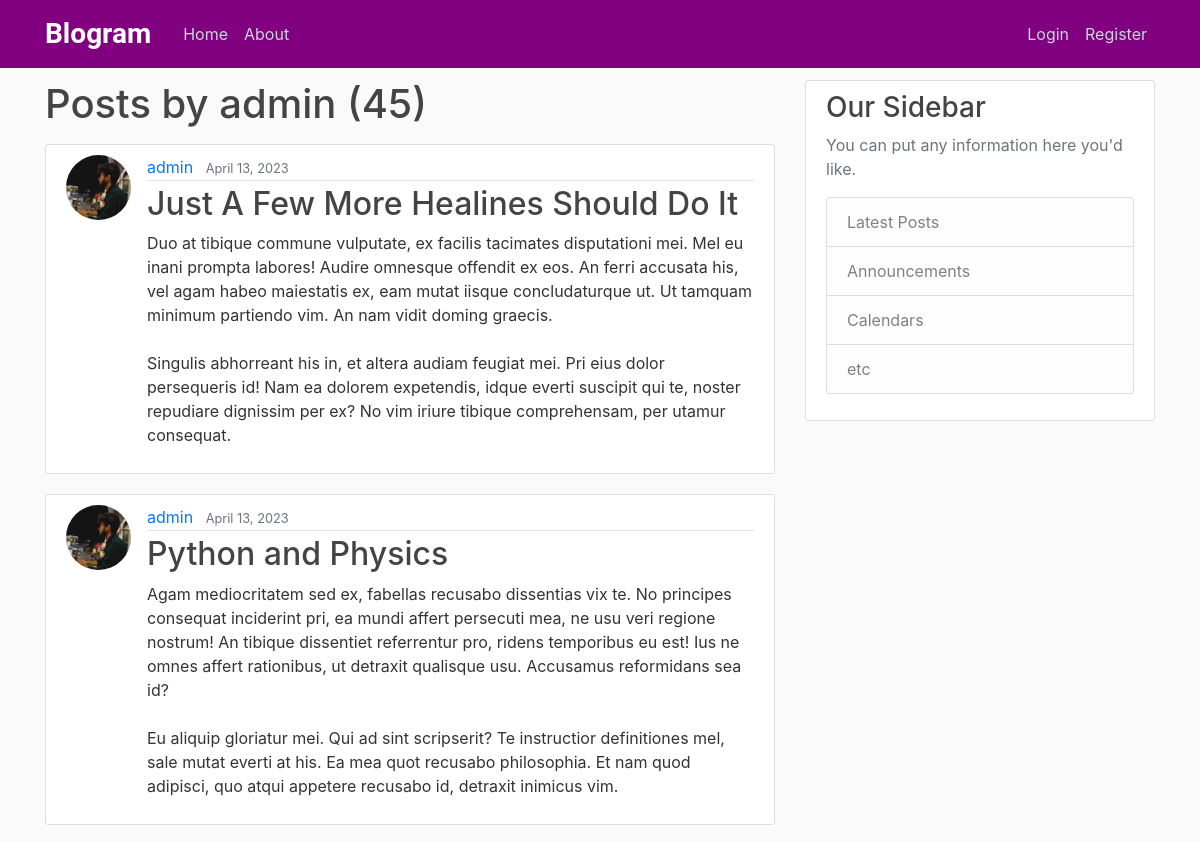
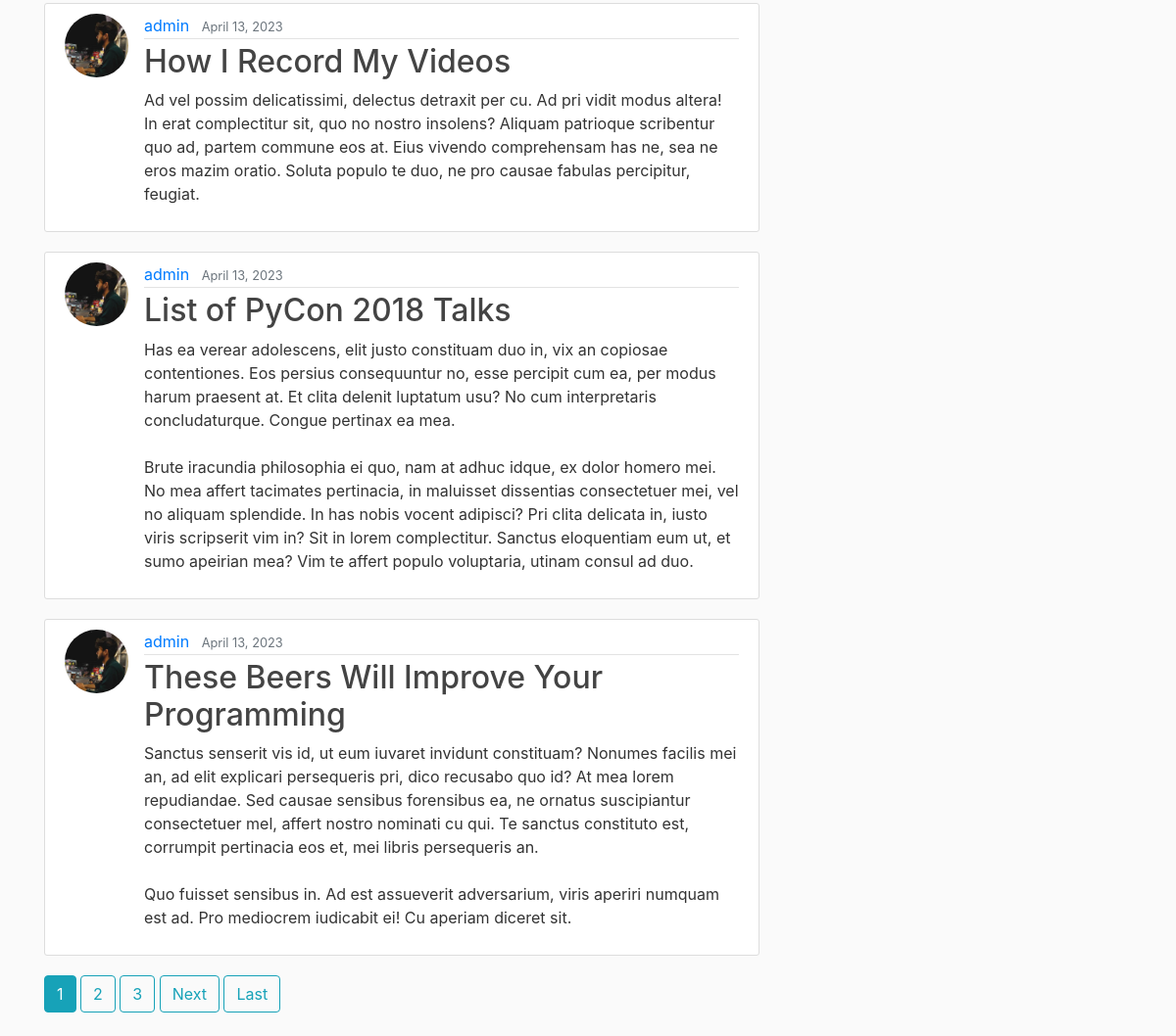
Screenshot of /user/admin with the database file from the repository (2 pictures, top to bottom).
### blog/models.py (models this page shows, shortened)
class Post(models.Model):
    title = models.CharField(max_length=100)
    content = models.TextField()
    date_posted = models.DateTimeField(default=timezone.now)
    author = models.ForeignKey(User, on_delete=models.CASCADE, db_constraint=False)

### users/models.py (models this page shows, shortened)
class Profile(models.Model):
    user = models.OneToOneField(User, on_delete=models.CASCADE)
    image = models.ImageField(default = 'default.jpg', upload_to='profile_pics')

### blog/views.py (the view)
# urls.py: path('user/<str:username>', UserPostListView.as_view(), name='user-posts'),
class UserPostListView(ListView):
    model = Post
    template_name = 'blog/user_posts.html'  # <app>/<model>_<viewtype>.html
    context_object_name = 'posts'
    paginate_by = 5
    def get_queryset(self):
        user = get_object_or_404(User, username=self.kwargs.get('username'))
        return Post.objects.filter(author=user).order_by('-date_posted')

### blog/templates/blog/user_posts.html (shortened to what this page needs)
{% extends "blog/base.html" %}
{% block content %}
    <h1 class="mb-3">Posts by {{ view.kwargs.username }} ({{ page_obj.paginator.count }})</h1>
    {% for post in posts %}
        <article class="media content-section">
          <img class="rounded-circle article-img" src="{{ post.author.profile.image.url }}">
          <div class="media-body">
            <div class="article-metadata">
              <a class="mr-2" href="{% url 'user-posts' post.author.username %}">{{ post.author }}</a>
              <small class="text-muted">{{ post.date_posted|date:"F d, Y" }}</small>
            </div>
            <h2><a class="article-title" href="{% url 'post-detail' post.id %}">{{ post.title }}</a></h2>
            <p class="article-content">{{ post.content }}</p>
          </div>
        </article>
    {% endfor %}
    {% if is_paginated %}
      {% for num in page_obj.paginator.page_range %}
        {% if page_obj.number == num %}
          <a class="btn btn-info mb-4" href="?page={{ num }}">{{ num }}</a>
        {% elif num > page_obj.number|add:'-3' and num < page_obj.number|add:'3' %}
          <a class="btn btn-outline-info mb-4" href="?page={{ num }}">{{ num }}</a>
        {% endif %}
      {% endfor %}
      {% if page_obj.has_next %}
        <a class="btn btn-outline-info mb-4" href="?page={{ page_obj.next_page_number }}">Next</a>
        <a class="btn btn-outline-info mb-4" href="?page={{ page_obj.paginator.num_pages }}">Last</a>
      {% endif %}
    {% endif %}
{% endblock content %}

### blog/static/blog/main.css (style rules this page uses)
body { background: #fafafa; color: #333333; margin-top: 5rem; }
h1, h2, h3, h4, h5, h6 { color: #444444; }
.content-section { background: #ffffff; padding: 10px 20px; border: 1px solid #dddddd; border-radius: 3px; margin-bottom: 20px; }
.article-title { color: #444444; }
.article-content { white-space: pre-line; }
.article-img { height: 65px; width: 65px; margin-right: 16px; }
.article-metadata { padding-bottom: 1px; margin-bottom: 4px; border-bottom: 1px solid #e3e3e3 }

### rows the page displays
Post: author.profile.image (picture), author "admin", date_posted "April 13, 2023", title "Just A Few More Healines Should Do It", content "Duo at tibique commune vulputate, ex facilis tacimates disputationi mei. Mel eu inani prompta labores! Audire omnesque offendit ex eos. An ferri accusata his, vel agam habeo maiestatis ex, eam mutat iisque concludaturque ut. Ut tamquam minimum partiendo vim. An nam vidit doming graecis. Singulis abhorreant his in, et altera audiam feugiat mei. Pri eius dolor persequeris id! Nam ea dolorem expetendis, idque everti suscipit qui te, noster repudiare dignissim per ex? No vim iriure tibique comprehensam, per utamur consequat."
Post: author.profile.image (picture), author "admin", date_posted "April 13, 2023", title "Python and Physics", content "Agam mediocritatem sed ex, fabellas recusabo dissentias vix te. No principes consequat inciderint pri, ea mundi affert persecuti mea, ne usu veri regione nostrum! An tibique dissentiet referrentur pro, ridens temporibus eu est! Ius ne omnes affert rationibus, ut detraxit qualisque usu. Accusamus reformidans sea id? Eu aliquip gloriatur mei. Qui ad sint scripserit? Te instructior definitiones mel, sale mutat everti at his. Ea mea quot recusabo philosophia. Et nam quod adipisci, quo atqui appetere recusabo id, detraxit inimicus vim."
Post: author.profile.image (picture), author "admin", date_posted "April 13, 2023", title "How I Record My Videos", content "Ad vel possim delicatissimi, delectus detraxit per cu. Ad pri vidit modus altera! In erat complectitur sit, quo no nostro insolens? Aliquam patrioque scribentur quo ad, partem commune eos at. Eius vivendo comprehensam has ne, sea ne eros mazim oratio. Soluta populo te duo, ne pro causae fabulas percipitur, feugiat."
Post: author.profile.image (picture), author "admin", date_posted "April 13, 2023", title "List of PyCon 2018 Talks", content "Has ea verear adolescens, elit justo constituam duo in, vix an copiosae contentiones. Eos persius consequuntur no, esse percipit cum ea, per modus harum praesent at. Et clita delenit luptatum usu? No cum interpretaris concludaturque. Congue pertinax ea mea. Brute iracundia philosophia ei quo, nam at adhuc idque, ex dolor homero mei. No mea affert tacimates pertinacia, in maluisset dissentias consectetuer mei, vel no aliquam splendide. In has nobis vocent adipisci? Pri clita delicata in, iusto viris scripserit vim in? Sit in lorem complectitur. Sanctus eloquentiam eum ut, et sumo apeirian mea? Vim te affert populo voluptaria, utinam consul ad duo."
Post: author.profile.image (picture), author "admin", date_posted "April 13, 2023", title "These Beers Will Improve Your Programming", content "Sanctus senserit vis id, ut eum iuvaret invidunt constituam? Nonumes facilis mei an, ad elit explicari persequeris pri, dico recusabo quo id? At mea lorem repudiandae. Sed causae sensibus forensibus ea, ne ornatus suscipiantur consectetuer mel, affert nostro nominati cu qui. Te sanctus constituto est, corrumpit pertinacia eos et, mei libris persequeris an. Quo fuisset sensibus in. Ad est assueverit adversarium, viris aperiri numquam est ad. Pro mediocrem iudicabit ei! Cu aperiam diceret sit."

### other values shown
{{ view.kwargs.username }} "admin"
{{ page_obj.paginator.count }} "45"
{{ num }} "1"
{{ num }} "2" "3"
